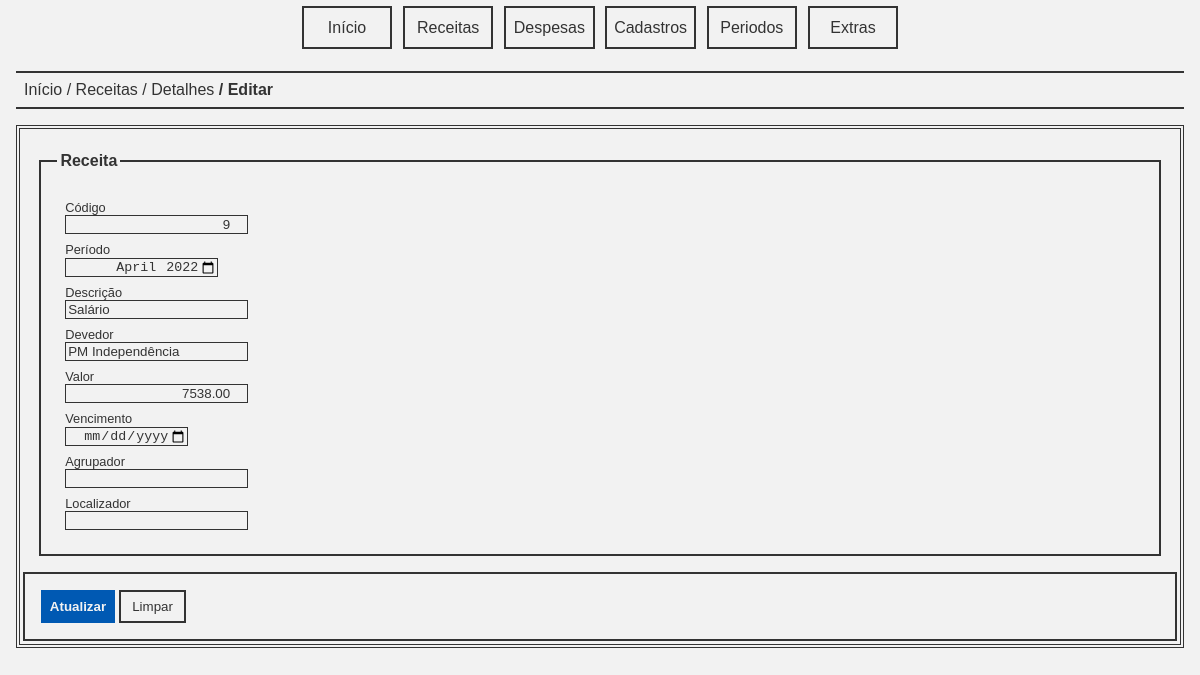
The page /receita_editar.php?receita=9 on the database its author committed.
### tables this page shows
CREATE TABLE IF NOT EXISTS `receitas` (
  `cod` int(11) NOT NULL AUTO_INCREMENT,
  `periodo` int(11) NOT NULL,
  `descricao` varchar(255) NOT NULL,
  `devedor` varchar(255) NOT NULL,
  `valor` decimal(10,2) NOT NULL,
  `vencimento` date DEFAULT NULL,
  `agrupador` varchar(255) DEFAULT NULL,
  `localizador` varchar(255) DEFAULT NULL,
  PRIMARY KEY (`cod`)
);

### app/receita.php (called while the page is built, shortened)
<?php
require_once 'periodo.php';
function receita_detalhes(int $cod): array {
    $dbh = connect();
    $stmt = $dbh->prepare('SELECT * FROM receitas WHERE cod = :cod;');
    $data = [
        'cod' => $cod
    ];
    if ($stmt->execute($data) === false) {
        trigger_error("Falha ao buscar dados da receita [$cod].", E_USER_ERROR);
    }
    return $stmt->fetch();
}

### app/periodo.php (called while the page is built, shortened)
<?php
require_once '../app/receita.php';
function int2periodo(int $periodo): string {
    $dt = date_create_from_format('Ym', $periodo);
    return $dt->format('Y-m');
}

### public/receita_editar.php (the view, shortened to what this page needs)
<?php require '../tpl/pageh.php';
require_once '../app/periodo.php';
require_once '../app/receita.php';
require_once '../app/localizador.php';
if (key_exists('receita', $_GET)) {
    $cod = (int) $_GET['receita'];
} else {
    trigger_error("Receita não informada.", E_USER_ERROR);
}
$receita = receita_detalhes($cod);
?>
<nav class="breadcrumb">
    <a class="item" href="index.php">Início</a>
    <a class="item" href="receitas.php">Receitas</a>
    <a class="item" href="receita_detalhes.php?receita=<?=$cod;?>">Detalhes</a>
    <a class="item">Editar</a>
</nav>
<main class="panel">
    <form action="receita_editar_salvar.php" method="POST">
        <fieldset class="fields">
            <legend class="title">Receita</legend>
            <div class="field">
                <label>Código</label>
                <input type="number" name="cod" required value="<?= $cod;?>" readonly>
            </div>
            <div class="field">
                <label for="periodo">Período</label>
                <input type="month" id="periodo" name="periodo" required autofocus value="<?= int2periodo($receita['periodo']);?>">
            </div>
            <div class="field">
                <label for="descricao">Descrição</label>
                <input type="text" id="descricao" name="descricao" required placeholder="Descrição da receita" autocomplete="off" value="<?=$receita['descricao'];?>">
            </div>
            <div class="field">
                <label for="devedor">Devedor</label>
                <input type="text" id="devedor" name="devedor" required placeholder="Nome do devedor" list="devedores" value="<?=$receita['devedor'];?>" list="devedores">
            </div>
            <div class="field">
                <label for="valor">Valor</label>
                <input type="number" id="valor" name="valor" required min="0.00" step="0.01" value="<?=$receita['valor'];?>">
            </div>
            <div class="field">
                <label for="vencimento">Vencimento</label>
                <input type="date" id="vencimento" name="vencimento" value="<?=$receita['vencimento'];?>">
            </div>
            <div class="field">
                <label for="agrupador">Agrupador</label>
                <input type="text" id="agrupador" name="agrupador" autocomplete="off" value="<?=$receita['agrupador'];?>" list="agrupadores">
            </div>
            <div class="field">
                <label for="localizador">Localizador</label>
                <input type="text" id="localizador" name="localizador" autocomplete="off" value="<?=$receita['localizador'];?>" list="localizadores">
            </div>
        </fieldset>
        <footer class="buttons">
            <button class="primary button" type="submit">Atualizar</button>
            <button class="button" type="reset">Limpar</button>
        </footer>
    </form>
</main>
<?php require '../tpl/pagef.php'; ?>

### public/assets/css/basic.css (style rules this page uses)
:root { --tc: #333333; --bgc: #f2f2f2; --dc: #0059b3; --dac: #0073e6; --ec: #990000; --eac: #b30000; --sc: #009900; --sac: #006600; --wc: #ff9900; --wac: #cc7a00; }
body { color: var(--tc); font-family: sans-serif; background-color: var(--bgc); padding: 0; margin: 0; }
a { text-decoration: none; color: var(--tc); font-style: normal; }
.item { font-style: normal; }
.panel { border: double 0.25em var(--tc); padding: 0.2em; margin: 1em; }
.title { font-weight: bold; background-color: var(--tc); color: var(--bgc); margin: 0; margin-bottom: 0.2em; padding: 0.2em; }
.breadcrumb { margin: 1em; font-style: italic; border-top: solid 0.15em var(--tc); border-bottom: solid 0.15em var(--tc); padding: 0.5em; }
.breadcrumb > .item::before { content: " / "; }
.breadcrumb > .item:first-child::before { content: ""; }
.breadcrumb > .item:last-child { font-weight: bold; }
.fields { border: solid 0.15em var(--tc); padding: 1em; margin: 1em; }
.fields > .title { background-color: transparent; color: var(--tc); font-weight: bold; }
.field { display: block; margin: 0.5em; }
.field > label { display: block; font-size: 0.8em; }
.field > input { border: solid 0.1em var(--tc); background-color: transparent; color: var(--tc); }
.field > input[type=number], .field > input[type=date], .field > input[type=month] { text-align: right; }
.buttons { border: solid 0.15em var(--tc); padding: 1em; }
.button { background: transparent; border: solid 0.15em var(--tc); padding: 0.5em; min-width: 5em; color: var(--tc); }
.button.primary { background-color: var(--dc); border: solid 0.15em var(--dc); color: var(--bgc); font-weight: bold; }

### rows shown on the page
receitas: periodo "2022-04", descricao "Salário", devedor "PM Independência", valor "7538.00"
